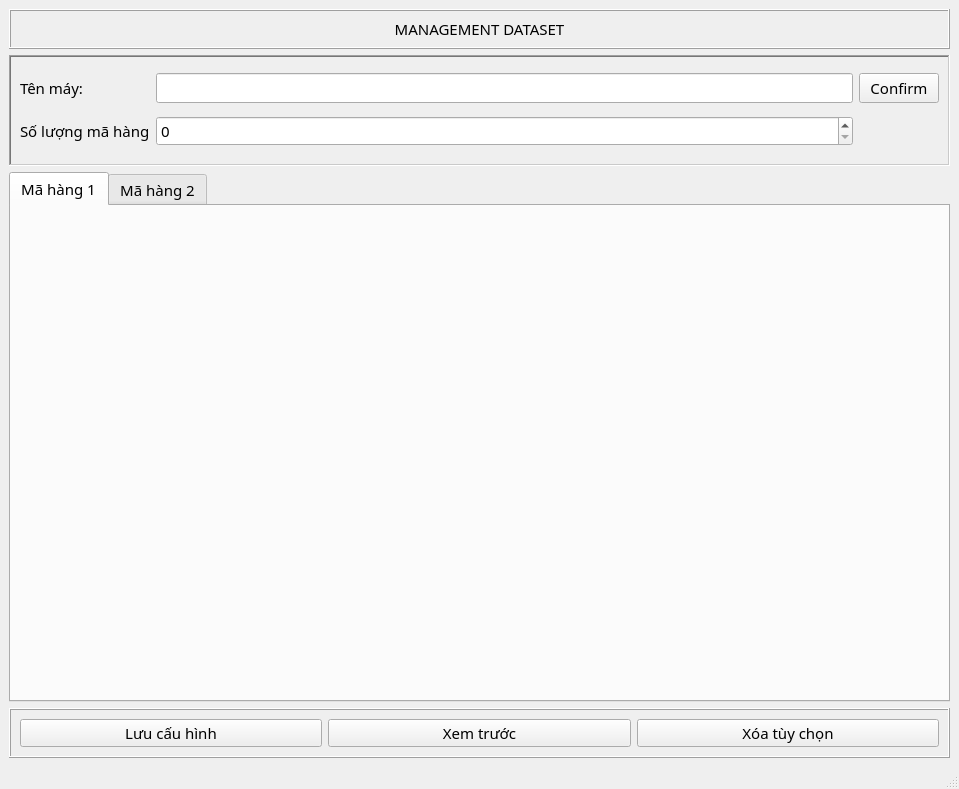
<?xml version="1.0" encoding="UTF-8"?>
<ui version="4.0">
 <class>MainWindow</class>
 <widget class="QMainWindow" name="MainWindow">
  <property name="geometry">
   <rect>
    <x>0</x>
    <y>0</y>
    <width>959</width>
    <height>789</height>
   </rect>
  </property>
  <property name="windowTitle">
   <string>MainWindow</string>
  </property>
  <widget class="QWidget" name="centralwidget">
   <layout class="QVBoxLayout" name="verticalLayout">
    <item>
     <widget class="QLabel" name="heading">
      <property name="maximumSize">
       <size>
        <width>16777215</width>
        <height>40</height>
       </size>
      </property>
      <property name="font">
       <font>
        <family>Malgun Gothic</family>
        <pointsize>11</pointsize>
        <weight>50</weight>
        <italic>false</italic>
        <bold>false</bold>
       </font>
      </property>
      <property name="frameShape">
       <enum>QFrame::Box</enum>
      </property>
      <property name="frameShadow">
       <enum>QFrame::Raised</enum>
      </property>
      <property name="text">
       <string>MANAGEMENT DATASET</string>
      </property>
      <property name="textFormat">
       <enum>Qt::RichText</enum>
      </property>
      <property name="alignment">
       <set>Qt::AlignCenter</set>
      </property>
     </widget>
    </item>
    <item>
     <widget class="QFrame" name="frame_namedevice_itemcode">
      <property name="maximumSize">
       <size>
        <width>16777215</width>
        <height>200</height>
       </size>
      </property>
      <property name="font">
       <font>
        <family>Malgun Gothic</family>
        <pointsize>11</pointsize>
        <weight>50</weight>
        <italic>false</italic>
        <bold>false</bold>
       </font>
      </property>
      <property name="frameShape">
       <enum>QFrame::WinPanel</enum>
      </property>
      <property name="frameShadow">
       <enum>QFrame::Sunken</enum>
      </property>
      <layout class="QGridLayout" name="gridLayout_2">
       <item row="0" column="0">
        <widget class="QLabel" name="label_name_device">
         <property name="font">
          <font>
           <family>Malgun Gothic</family>
           <pointsize>11</pointsize>
           <weight>50</weight>
           <italic>false</italic>
           <bold>false</bold>
          </font>
         </property>
         <property name="text">
          <string>Tên máy:</string>
         </property>
        </widget>
       </item>
       <item row="0" column="1">
        <widget class="QLineEdit" name="lineEdit_name_devic">
         <property name="maximumSize">
          <size>
           <width>16777215</width>
           <height>30</height>
          </size>
         </property>
         <property name="font">
          <font>
           <family>Malgun Gothic</family>
           <pointsize>11</pointsize>
           <weight>50</weight>
           <italic>false</italic>
           <bold>false</bold>
          </font>
         </property>
        </widget>
       </item>
       <item row="1" column="0">
        <widget class="QLabel" name="label_quanty_itemcode">
         <property name="font">
          <font>
           <family>Malgun Gothic</family>
           <pointsize>11</pointsize>
           <weight>50</weight>
           <italic>false</italic>
           <bold>false</bold>
          </font>
         </property>
         <property name="text">
          <string>Số lượng mã hàng</string>
         </property>
        </widget>
       </item>
       <item row="1" column="1">
        <widget class="QSpinBox" name="spinBox_num_itemcode">
         <property name="maximumSize">
          <size>
           <width>16777215</width>
           <height>30</height>
          </size>
         </property>
         <property name="font">
          <font>
           <family>Malgun Gothic</family>
           <pointsize>11</pointsize>
           <weight>50</weight>
           <italic>false</italic>
           <bold>false</bold>
          </font>
         </property>
        </widget>
       </item>
       <item row="0" column="2">
        <widget class="QPushButton" name="pushButton">
         <property name="font">
          <font>
           <family>Malgun Gothic</family>
           <pointsize>11</pointsize>
           <weight>50</weight>
           <italic>false</italic>
           <bold>false</bold>
          </font>
         </property>
         <property name="text">
          <string>Confirm</string>
         </property>
        </widget>
       </item>
      </layout>
     </widget>
    </item>
    <item>
     <widget class="QTabWidget" name="tab_item_code">
      <property name="maximumSize">
       <size>
        <width>16777215</width>
        <height>530</height>
       </size>
      </property>
      <property name="font">
       <font>
        <family>Malgun Gothic</family>
        <pointsize>11</pointsize>
        <weight>50</weight>
        <italic>false</italic>
        <bold>false</bold>
       </font>
      </property>
      <property name="tabPosition">
       <enum>QTabWidget::North</enum>
      </property>
      <property name="currentIndex">
       <number>0</number>
      </property>
      <widget class="QWidget" name="tab_itemcode_1">
       <attribute name="title">
        <string>Mã hàng 1</string>
       </attribute>
       <layout class="QVBoxLayout" name="verticalLayout_2"/>
      </widget>
      <widget class="QWidget" name="tab_itemcode_2">
       <attribute name="title">
        <string>Mã hàng 2</string>
       </attribute>
      </widget>
     </widget>
    </item>
    <item>
     <widget class="QFrame" name="frame_2">
      <property name="maximumSize">
       <size>
        <width>16777215</width>
        <height>50</height>
       </size>
      </property>
      <property name="font">
       <font>
        <family>Malgun Gothic</family>
        <pointsize>11</pointsize>
        <weight>50</weight>
        <bold>false</bold>
       </font>
      </property>
      <property name="frameShape">
       <enum>QFrame::Box</enum>
      </property>
      <property name="frameShadow">
       <enum>QFrame::Raised</enum>
      </property>
      <layout class="QHBoxLayout" name="horizontalLayout">
       <item>
        <widget class="QPushButton" name="pushButton_2">
         <property name="maximumSize">
          <size>
           <width>16777215</width>
           <height>30</height>
          </size>
         </property>
         <property name="font">
          <font>
           <family>Malgun Gothic</family>
           <pointsize>11</pointsize>
           <weight>50</weight>
           <bold>false</bold>
          </font>
         </property>
         <property name="text">
          <string>Lưu cấu hình</string>
         </property>
        </widget>
       </item>
       <item>
        <widget class="QPushButton" name="pushButton_3">
         <property name="maximumSize">
          <size>
           <width>16777215</width>
           <height>30</height>
          </size>
         </property>
         <property name="font">
          <font>
           <family>Malgun Gothic</family>
           <pointsize>11</pointsize>
           <weight>50</weight>
           <bold>false</bold>
          </font>
         </property>
         <property name="text">
          <string>Xem trước</string>
         </property>
        </widget>
       </item>
       <item>
        <widget class="QPushButton" name="pushButton_4">
         <property name="maximumSize">
          <size>
           <width>16777215</width>
           <height>30</height>
          </size>
         </property>
         <property name="font">
          <font>
           <family>Malgun Gothic</family>
           <pointsize>11</pointsize>
           <weight>50</weight>
           <bold>false</bold>
          </font>
         </property>
         <property name="text">
          <string>Xóa tùy chọn</string>
         </property>
        </widget>
       </item>
      </layout>
     </widget>
    </item>
   </layout>
  </widget>
  <widget class="QMenuBar" name="menubar">
   <property name="geometry">
    <rect>
     <x>0</x>
     <y>0</y>
     <width>959</width>
     <height>21</height>
    </rect>
   </property>
  </widget>
  <widget class="QStatusBar" name="statusbar"/>
 </widget>
 <resources/>
 <connections/>
</ui>
